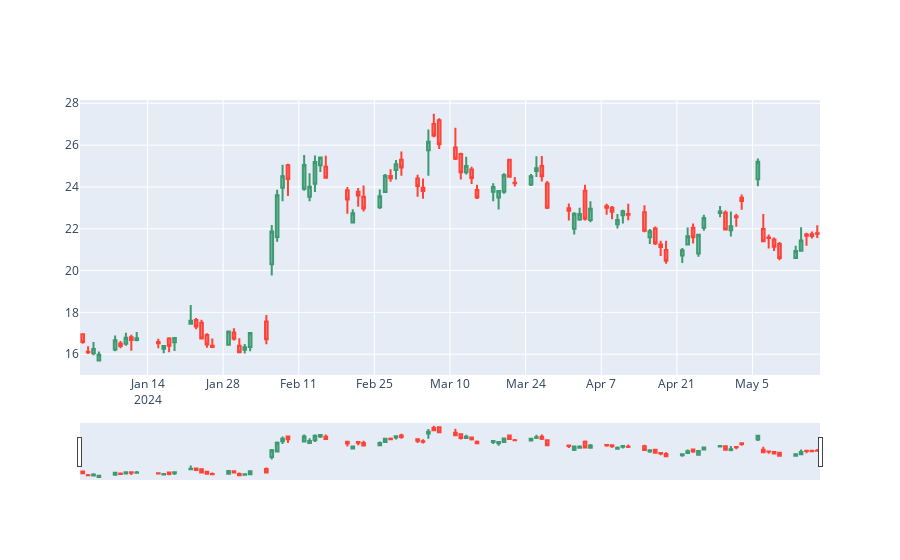

Notebook code for this chart:
### Code cell
fig = go.Figure(
    data = [
        go.Candlestick(
            x=df.index,
            open=df['open'],
            high=df['high'],
            low=df['low'],
            close=df['close']
            )
    ]
)
fig.show()
